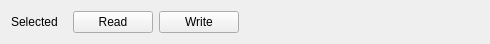
<?xml version="1.0" encoding="UTF-8"?>
<ui version="4.0">
 <class>WaterSleepSchedulerMomButtonsWdgt</class>
 <widget class="QWidget" name="WaterSleepSchedulerMomButtonsWdgt">
  <property name="geometry">
   <rect>
    <x>0</x>
    <y>0</y>
    <width>490</width>
    <height>42</height>
   </rect>
  </property>
  <property name="windowTitle">
   <string>Form</string>
  </property>
  <layout class="QHBoxLayout" name="horizontalLayout_2">
   <item>
    <widget class="QLabel" name="label_2">
     <property name="text">
      <string>Selected</string>
     </property>
    </widget>
   </item>
   <item>
    <widget class="QWidget" name="widget_2" native="true">
     <property name="sizePolicy">
      <sizepolicy hsizetype="Preferred" vsizetype="Preferred">
       <horstretch>0</horstretch>
       <verstretch>0</verstretch>
      </sizepolicy>
     </property>
     <layout class="QHBoxLayout" name="horizontalLayout">
      <property name="topMargin">
       <number>0</number>
      </property>
      <property name="bottomMargin">
       <number>0</number>
      </property>
      <item>
       <widget class="QPushButton" name="pbRead">
        <property name="text">
         <string>Read</string>
        </property>
        <property name="icon">
         <iconset resource="../../../../Matilda-units/gui/image-and-font/res.qrc">
          <normaloff>:/katynko/svg2/dashboard-show.svg</normaloff>:/katynko/svg2/dashboard-show.svg</iconset>
        </property>
       </widget>
      </item>
      <item>
       <widget class="QPushButton" name="pbWrite">
        <property name="text">
         <string>Write</string>
        </property>
        <property name="icon">
         <iconset resource="../../../../Matilda-units/gui/image-and-font/res.qrc">
          <normaloff>:/katynko/svg4/dashboard-red.svg</normaloff>:/katynko/svg4/dashboard-red.svg</iconset>
        </property>
       </widget>
      </item>
     </layout>
    </widget>
   </item>
   <item>
    <spacer name="horizontalSpacer">
     <property name="orientation">
      <enum>Qt::Horizontal</enum>
     </property>
     <property name="sizeHint" stdset="0">
      <size>
       <width>221</width>
       <height>20</height>
      </size>
     </property>
    </spacer>
   </item>
  </layout>
 </widget>
 <resources>
  <include location="../../../../Matilda-units/gui/image-and-font/res.qrc"/>
 </resources>
 <connections/>
</ui>
